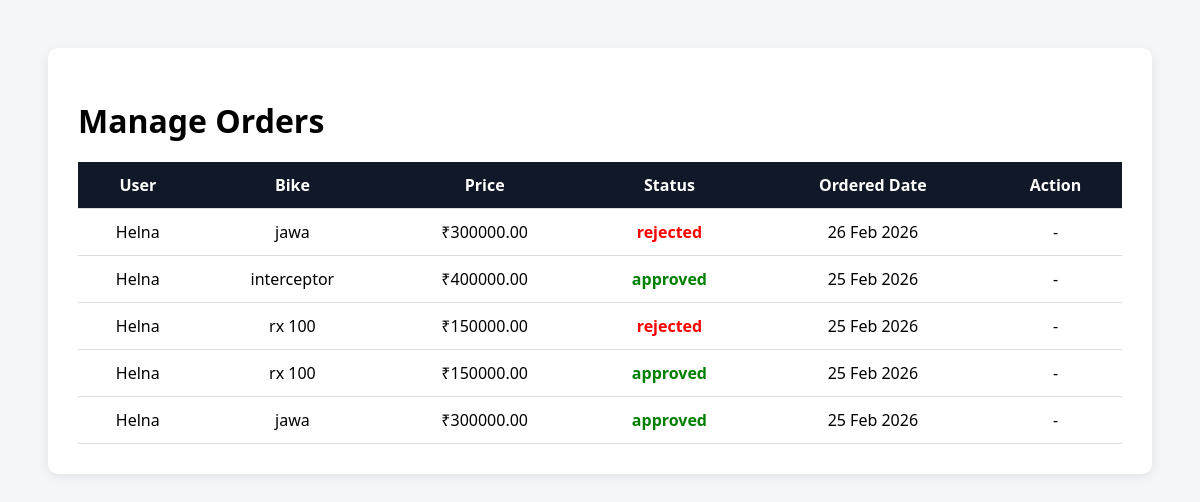
The page /admin-dashboard/orders/ (signed in) on the database its author committed.
### bike/models.py (models this page shows, shortened)
class Order(models.Model):
    STATUS_CHOICES = (
        ('pending', 'Pending'),
        ('approved', 'Approved'),
        ('rejected', 'Rejected'),
        ('delivered', 'Delivered'),
    )
    user = models.ForeignKey(
        User,
        on_delete=models.CASCADE,
        related_name="orders"
    )
    bike = models.ForeignKey(
        Bike,
        on_delete=models.CASCADE,
        related_name="orders"
    )
    quantity = models.PositiveIntegerField(default=1)
    total_price = models.DecimalField(
        max_digits=10,
        decimal_places=2
    )
    status = models.CharField(
        max_length=20,
        choices=STATUS_CHOICES,
        default='pending'
    )
    ordered_at = models.DateTimeField(auto_now_add=True)

class Bike(models.Model):
    CONDITION_CHOICES = (
        ('new', 'New'),
        ('used', 'Used'),
    )
    FUEL_CHOICES = (
        ('petrol', 'Petrol'),
        ('electric', 'Electric'),
        ('diesel', 'Diesel'),
    )
    seller = models.ForeignKey(
        User,
        on_delete=models.CASCADE,
        related_name="bikes"
    )
    title = models.CharField(max_length=200)
    brand = models.CharField(max_length=100)
    category = models.ForeignKey(
        Category,
        on_delete=models.SET_NULL,
        null=True,
        related_name="bikes"
    )
    description = models.TextField()
    price = models.DecimalField(
        max_digits=10,
        decimal_places=2
    )
    condition = models.CharField(
        max_length=10,
        choices=CONDITION_CHOICES,
        default='new'
    )
    year = models.PositiveIntegerField()
    mileage = models.PositiveIntegerField(
        help_text="KM Driven"
    )
    engine_capacity = models.CharField(
        max_length=50,
        help_text="Example: 150cc"
    )
    fuel_type = models.CharField(
        max_length=20,
        choices=FUEL_CHOICES,
        default='petrol'
    )
    color = models.CharField(max_length=50)
    location = models.CharField(max_length=200)
    main_image = models.ImageField(
        upload_to="bike_images/"
    )
    stock = models.PositiveIntegerField(default=1)
    is_available = models.BooleanField(default=True)
    is_featured = models.BooleanField(default=False)
    created_at = models.DateTimeField(
        auto_now_add=True
    )
    updated_at = models.DateTimeField(
        auto_now=True
    )

### bike/views.py (the view)
# urls.py: path('admin-dashboard/orders/', views.admin_orders, name='admin_orders'),
@staff_member_required
def admin_orders(request):
    orders = Order.objects.all().order_by('-ordered_at')
    return render(request, 'admin_orders.html', {
        'orders': orders
    })

### bike/templates/admin_orders.html (shortened to what this page needs)
{% load static %}
<!DOCTYPE html>
<html>
<head>
    <link rel="stylesheet" href="{% static 'css/admin_orders.css' %}">
</head>
<body>
<div class="admin-container">
    <h1>Manage Orders</h1>
    <table>
        <thead>
            <tr>
                <th>User</th>
                <th>Bike</th>
                <th>Price</th>
                <th>Status</th>
                <th>Ordered Date</th>
                <th>Action</th>
            </tr>
        </thead>
        <tbody>
        {% for order in orders %}
            <tr>
                <td>{{ order.user.username }}</td>
                <td>{{ order.bike.title }}</td>
                <td>₹{{ order.total_price }}</td>
                <td class="status {{ order.status }}">
                    {{ order.status }}
                </td>
                <td>{{ order.ordered_at|date:"d M Y" }}</td>
                <td>
                    {% if order.status == 'pending' %}
                        <a href="{% url 'approve_order' order.id %}" class="btn approve">
                            Approve
                        </a>
                        <a href="{% url 'reject_order' order.id %}" class="btn reject">
                            Reject
                        </a>
                    {% else %}
                        -
                    {% endif %}
                </td>
            </tr>
        {% endfor %}
        </tbody>
    </table>
</div>
</body>
</html>

### bike/static/css/admin_orders.css (style rules this page uses)
body { font-family: 'Segoe UI', sans-serif; background: #f4f6f9; padding: 40px; }
.admin-container { background: white; padding: 30px; border-radius: 10px; box-shadow: 0 3px 12px rgba(0,0,0,0.08); }
h1 { margin-bottom: 20px; }
table { width: 100%; border-collapse: collapse; }
th, td { padding: 12px; text-align: center; border-bottom: 1px solid #ddd; }
th { background: #111827; color: white; }
.status { font-weight: bold; }
.status.approved { color: green; }
.status.rejected { color: red; }

### rows shown on the page
Order: user.username "Helna", bike "jawa", total_price "300000.00", status "rejected", ordered_at "26 Feb 2026"
Order: user.username "Helna", bike "interceptor", total_price "400000.00", status "approved", ordered_at "25 Feb 2026"
Order: user.username "Helna", bike "rx 100", total_price "150000.00", status "rejected", ordered_at "25 Feb 2026"
Order: user.username "Helna", bike "rx 100", total_price "150000.00", status "approved", ordered_at "25 Feb 2026"
Order: user.username "Helna", bike "jawa", total_price "300000.00", status "approved", ordered_at "25 Feb 2026"
